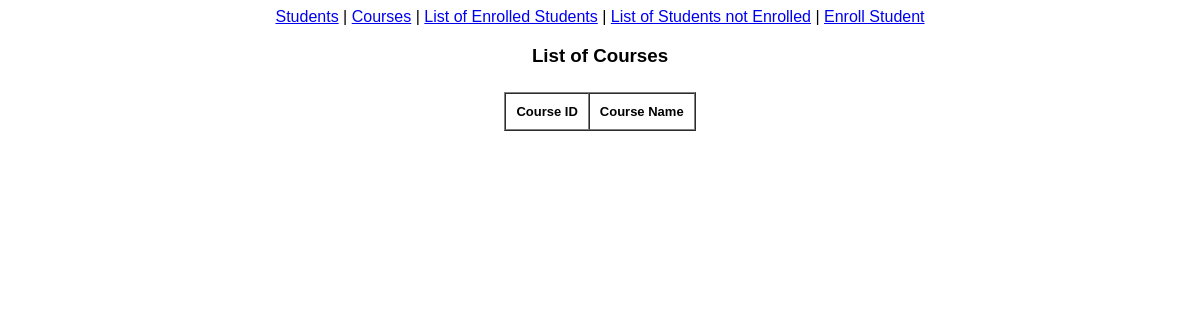
/htdocs/courses.php, run on an earlier commit of the app's database.
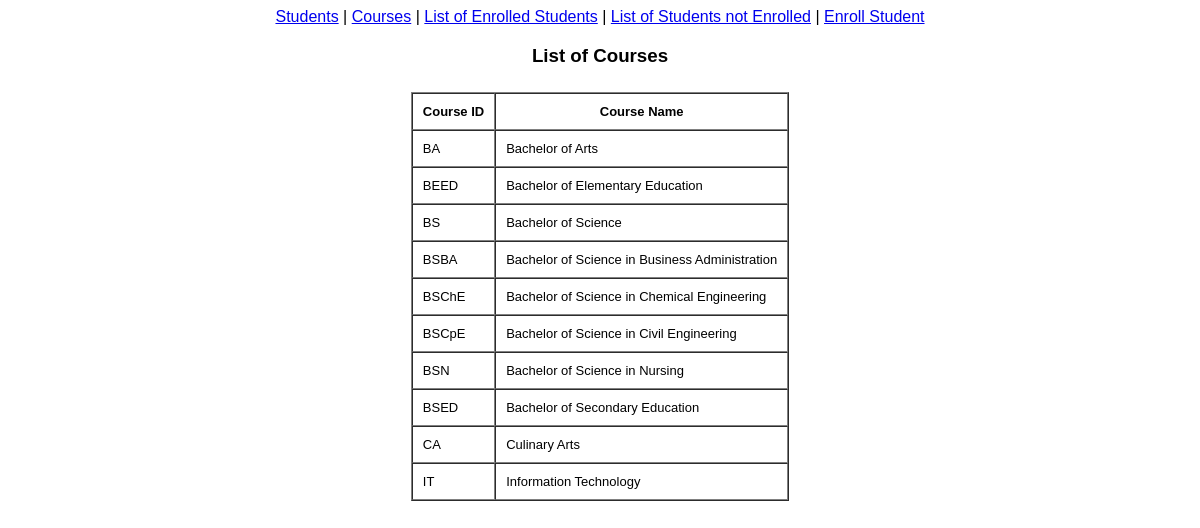
And on a later commit of the database.
### tables this page shows
CREATE TABLE `courses` (
  `course_code` varchar(40) NOT NULL,
  `description` varchar(100) DEFAULT NULL,
  PRIMARY KEY (`course_code`)
);

### htdocs/courses.php (the view, shortened to what this page needs)
<?php
    include("header.php");
?>
    <h3> List of Courses </h3>
    <table border="1" cellspacing="0" cellpadding="10">
        <tr>
            <th>Course ID</th>
            <th>Course Name</th>
        </tr>
        <?php
            $sql = "SELECT * FROM courses ORDER BY `description` ASC";
            $query = mysqli_query($connection, $sql);
            while($result = mysqli_fetch_assoc($query)) {
                echo "<tr>";
                echo "<td>" . $result['course_code'] . "</td>";
                echo "<td>{$result['description']}</td>";
                echo "</tr>";
            }
        ?>
    </table>
    </center>
</body>
</html>

### htdocs/header.php (shortened to what this page needs)
<!DOCTYPE html>
<html lang="en">
<head>
</head>
<body>
<center>
        <a href="students.php">Students</a> |
        <a href="courses.php">Courses</a> |
        <a href="list_of_enrolled_students.php">List of Enrolled Students</a> |
        <a href="students_not_enrolled.php">List of Students not Enrolled</a> |
        <a href="enroll_student.php">Enroll Student</a>

### htdocs/header.php (style rules this page uses)
* { font-family:Verdana, Geneva, Tahoma, sans-serif; }
table { margin-top:25px; }
th,td { font-size: 13px; }

What changed in the data, as far as the page shows it:
added courses: course_code "BA", description "Bachelor of Arts"
added courses: course_code "BEED", description "Bachelor of Elementary Education"
added courses: course_code "BS", description "Bachelor of Science"
added courses: course_code "BSBA", description "Bachelor of Science in Business Administration"
added courses: course_code "BSChE", description "Bachelor of Science in Chemical Engineering"
added courses: course_code "BSCpE", description "Bachelor of Science in Civil Engineering"
added courses: course_code "BSN", description "Bachelor of Science in Nursing"
added courses: course_code "BSED", description "Bachelor of Secondary Education"
added courses: course_code "CA", description "Culinary Arts"
added courses: course_code "IT", description "Information Technology"
